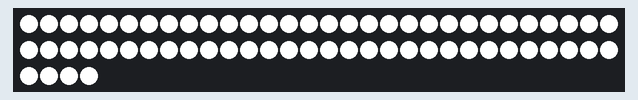
The sketch below on a simulated Arduino Uno, built with avr-gcc and run on an emulated ATmega328P. Parts: 64 RGB LEDs in strip order, left to right, continuing on the next row.

Above: at 0.1 s.

The sketch:

sketch_mar16b.ino
```cpp
#include <FastLED.h>

#define NUM_LEDS 64 // 定义LED的数量为64
#define DATA_PIN 11   // 定义数据输入脚，根据你的实际接线更改

CRGB leds[NUM_LEDS]; // 创建一个CRGB类型的数组来存储LED的颜色信息

void setup() {
  FastLED.addLeds<WS2812B, DATA_PIN, GRB>(leds, NUM_LEDS); // 初始化LED控制器和引脚
}

void loop() {
  // 点亮所有LED
  for(int i = 0; i < NUM_LEDS; i++) {
    leds[i] = CRGB::White; // 将每个LED设置为白色
  }
  FastLED.show(); // 更新LED状态

  delay(1000); // 延迟一秒

  // 熄灭所有LED
  for(int i = 0; i < NUM_LEDS; i++) {
    leds[i] = CRGB::Black; // 将每个LED设置为黑色（熄灭）
  }
  FastLED.show(); // 更新LED状态

  delay(1000); // 延迟一秒后再开始下一轮循环
}
```
